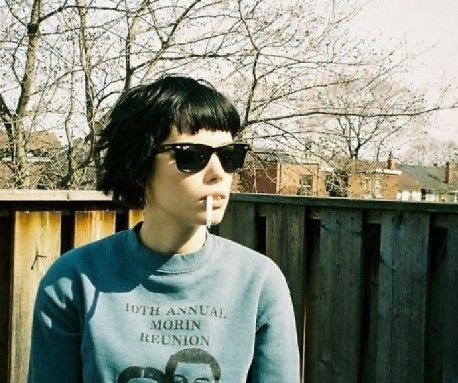
//> input picture images/ag1.jpg, 458 x 383 px; its folder holds only this picture in this run
$ ./opencv_test2   (built with g++ and OpenCV 4)
//> lines starting //> are read from the running program, lines starting //| are printed output that depends on the picture
#include "opencv2/imgproc.hpp"
#include "opencv2/imgcodecs.hpp"
#include "opencv2/highgui.hpp"
#include <opencv2/core/core_c.h>

#include <iostream>
#include <algorithm>
#include <numeric>
#include <set>
#include <iomanip>
#include <fstream>


using namespace cv;


// [128 lines left out: function filterCriterion, not called in this run]


double clusterization(Mat img, int K) {

    normalize(img, img, 0, 255, NORM_MINMAX, CV_8U);

    Mat samples(img.total(), 1, CV_32F);
    for (int x = 0; x < img.cols; x++)
        for (int y = 0; y < img.rows; y++)
            samples.at<float>(y + x * img.rows, 0) = img.at<uchar>(y, x);

    Mat labels, centers;
    int attempts = 10;
    kmeans(samples, K, labels, TermCriteria(CV_TERMCRIT_ITER | CV_TERMCRIT_EPS, 10000, 0.0001), attempts, KMEANS_PP_CENTERS, centers);

    Mat clustered(img.size(), img.type());
    for (int x = 0; x < img.cols; x++)
        for (int y = 0; y < img.rows; y++) {
            int clusterIndex = labels.at<int>(y + x * img.rows, 0);
            clustered.at<uchar>(y, x) = centers.at<float>(clusterIndex, 0);
        }


    std::vector<std::vector<double>> densityX(K, std::vector<double>(img.cols, 1E-15)),
                                     densityY(K, std::vector<double>(img.rows, 1E-15));
    std::vector<int> sizesOfClusters(K, 0);

    for (int x = 0; x < img.cols; x++)
        for (int y = 0; y < img.rows; y++) {

            int clusterIndex = labels.at<int>(y + x * img.rows, 0);

            densityX[clusterIndex][x]++;
            densityY[clusterIndex][y]++;

            sizesOfClusters[clusterIndex]++;
        }

    for (int clusterIndex = 0; clusterIndex < K; clusterIndex++) {
        for (int x = 0; x < img.cols; x++)
            densityX[clusterIndex][x] /= sizesOfClusters[clusterIndex];
        for (int y = 0; y < img.rows; y++)
            densityY[clusterIndex][y] /= sizesOfClusters[clusterIndex];
    }


    // calculating the entropy //

    /*

    std::cout << "entropy:" << std::endl << std::endl;
    std::cout << "# | x     | y" << std::endl;
    std::vector<double> Hx(K), Hy(K);
    for (int clusterIndex = 0; clusterIndex < K; clusterIndex++) {

        for (int x = 0; x < img.cols; x++) {
            double p = densityX[clusterIndex][x];
            Hx[clusterIndex] -= p * log(p);
        }

        for (int y = 0; y < img.rows; y++) {
            double p = densityY[clusterIndex][y];
            Hy[clusterIndex] -= p * log(p);
        }

        std::cout << std::fixed;
        std::cout << std::setprecision(3);
        std::cout << clusterIndex + 1 << " | " << Hx[clusterIndex] << " | " << Hy[clusterIndex] << std::endl;
    }

    //*/

    // calculating means and vars //

    /*
    int stepsCount = 10;
    int stepX = img.cols / stepsCount, stepY = img.rows / stepsCount;
    for (int clusterIndex = 0; clusterIndex < K; clusterIndex++) {

        std::cout << "Cluster number: " << clusterIndex << std::endl;
        std::cout << "     x      y" << std::endl;

        std::vector<double> meanDensityX(stepsCount, 0), varDensityX(stepsCount, 0),
                            meanDensityY(stepsCount, 0), varDensityY(stepsCount, 0);

        for (int stepNumber = 0; stepNumber < stepsCount; stepNumber++) {

            double meanDensityOnStepX = 0, meanDensityOnStepY = 0;
            for (int x = stepNumber * stepX; x < (stepNumber + 1) * stepX; x++)
                meanDensityOnStepX += densityX[x][clusterIndex];
            for (int y = stepNumber * stepY; y < (stepNumber + 1) * stepY; y++)
                meanDensityOnStepY += densityY[y][clusterIndex];

            meanDensityOnStepX /= stepX;
            meanDensityOnStepY /= stepY;

            meanDensityX[stepNumber] = meanDensityOnStepX * 1000;
            meanDensityY[stepNumber] = meanDensityOnStepY * 1000;

            std::cout << std::fixed;
            std::cout << std::setprecision(2);
            std::cout << stepNumber + 1 << " | " << meanDensityX[stepNumber] << "   " << meanDensityY[stepNumber] << std::endl;
        }

        double meanX = std::accumulate(meanDensityX.begin(), meanDensityX.end(), 0.0) / stepsCount;
        double meanY = std::accumulate(meanDensityY.begin(), meanDensityY.end(), 0.0) / stepsCount;

        double varX = 0, varY = 0;
        for (int stepNumber = 0; stepNumber < stepsCount; stepNumber++) {
            varX += pow(meanX - meanDensityX[stepNumber], 2);
            varY += pow(meanY - meanDensityY[stepNumber], 2);
        }
        varX /= stepsCount, varY /= stepsCount;

        for (int clusterIndex = 0; clusterIndex < K; clusterIndex++) {
            std::cout << std::setprecision(4);
            std::cout << "means: " << meanX << "   " << meanY << std::endl;
            std::cout << "devs:  " << sqrt(varX) << "   " << sqrt(varY) << std::endl;
        }

        std::cout << "RESULT: " << sqrt(varX + varY) << std::endl;
        std::cout << std::endl;
    }

    std::vector<double> meanX(K, 0), meanY(K, 0);
    for (int clusterIndex = 0; clusterIndex < K; clusterIndex++) {
        for (int x = 0; x < img.cols; x++)
            meanX[clusterIndex] += densityX[x][clusterIndex];
        for (int y = 0; y < img.rows; y++)
            meanY[clusterIndex] += densityY[y][clusterIndex];

        meanX[clusterIndex] /= img.cols;
        meanY[clusterIndex] /= img.rows;
    }

    std::vector<double> varX(K, 0), varY(K, 0);
    for (int clusterIndex = 0; clusterIndex < K; clusterIndex++) {
        for (int x = 0; x < img.cols; x++)
            varX[clusterIndex] += pow(meanX[clusterIndex] - densityX[x][clusterIndex], 2);
        for (int y = 0; y < img.rows; y++)
            varY[clusterIndex] += pow(meanY[clusterIndex] - densityY[y][clusterIndex], 2);

        varX[clusterIndex] /= img.cols;
        varY[clusterIndex] /= img.rows;

        varX[clusterIndex] = sqrt(varX[clusterIndex]);
        varY[clusterIndex] = sqrt(varY[clusterIndex]);
    }

    std::cout << "    divsX   divsY" << std::endl;
    for (int clusterIndex = 0; clusterIndex < K; clusterIndex++) {
        std::cout << std::fixed;
        std::cout << std::setprecision(3);
        std::cout << clusterIndex + 1 << " | " << varX[clusterIndex] * 1000 << " | " << varY[clusterIndex] * 1000 << std::endl;
    }
    */

    // counting distances between centers //

    /*
    double perimeter = 0;
    for (int i = 0; i < K - 1; i++)
        for (int j = i + 1; j < K; j++)
            perimeter += sqrt(pow(centers.at<float>(i, 0) - centers.at<float>(j, 0), 2) +
                pow(centers.at<float>(i, 1) - centers.at<float>(j, 1), 2));


    Mat clusteredWithCenters;
    cvtColor(clustered, clusteredWithCenters, COLOR_GRAY2BGR);
    for (int i = 0; i < K; i++) {
        //std::cout << centers.at<float>(i, 0) << " " << centers.at<float>(i, 1) << "\n";
        circle(clusteredWithCenters, Point(centers.at<float>(i, 0), centers.at<float>(i, 1)), 20, Scalar(0, 0, 255), 10);
    }

    std::cout << "k = " << K << " p / sqrt(total) = " << perimeter / sqrt(img.total()) << std::endl;
    //imshow("original", img);
    imshow("clustered image with centers", clusteredWithCenters);
    normalize(clusteredWithCenters, clusteredWithCenters, 0, 255, NORM_MINMAX, CV_8U);
    imwrite("clusteredWithCenters.jpg", clusteredWithCenters);
    waitKey(0);
//*/

    // means and vers v.2 //

    std::vector<std::vector<double>> densityX2(K, std::vector<double>(img.cols, 1.0E-15)),
                                     densityY2(K, std::vector<double>(img.rows, 1.0E-15));

    for (int x = 0; x < img.cols; x++)
        for (int y = 0; y < img.rows; y++) {
            int clusterIndex = labels.at<int>(y + x * img.rows, 0);
            densityX2[clusterIndex][x]++;
            densityY2[clusterIndex][y]++;
        }

    for (int clusterIndex = 0; clusterIndex < K; clusterIndex++) {
        for (int x = 0; x < img.cols; x++)
            densityX2[clusterIndex][x] /= img.rows;
        for (int y = 0; y < img.rows; y++)
            densityY2[clusterIndex][y] /= img.cols;
    }


    std::vector<double> meanX2(K), meanY2(K);
    for (int clusterIndex = 0; clusterIndex < K; clusterIndex++) {
        meanX2[clusterIndex] = (double) sizesOfClusters[clusterIndex] / img.total();
        meanY2[clusterIndex] = (double) sizesOfClusters[clusterIndex] / img.total();
    }

    std::vector<double> varX2(K, 0), varY2(K, 0);
    for (int clusterIndex = 0; clusterIndex < K; clusterIndex++) {
        for (int x = 0; x < img.cols; x++)
            varX2[clusterIndex] += pow(meanX2[clusterIndex] - densityX2[clusterIndex][x], 2);
        for (int y = 0; y < img.rows; y++)
            varY2[clusterIndex] += pow(meanY2[clusterIndex] - densityY2[clusterIndex][y], 2);

        varX2[clusterIndex] = sqrt(varX2[clusterIndex] / img.cols);
        varY2[clusterIndex] = sqrt(varY2[clusterIndex] / img.rows);
    }

    double RMS = 0, AVR = 0;
    //std::cout << "    divsX   divsY" << std::endl;
    for (int clusterIndex = 0; clusterIndex < K; clusterIndex++) {
        //std::cout << std::fixed;
        //std::cout << std::setprecision(3);
        //std::cout << clusterIndex + 1 << " | " << varX2[clusterIndex] << " | " << varY2[clusterIndex] << std::endl;
        RMS += pow(varX2[clusterIndex], 2) + pow(varY2[clusterIndex], 2);
        AVR += varX2[clusterIndex] + varY2[clusterIndex];
    }


    // [26 lines of commented-out code are left out]
    return sqrt(RMS);
//*/
}


int main(int argc, char** argv) {

    Mat src, noise, black, srcGray, noiseGray, blackGray;
    std::string folderPath = "D:/Downloads/images/images";
    //std::string folderPath = "C:/Users/User/source/repos/opencv_test2/images";
    std::vector<String> fileNames;
    glob(folderPath, fileNames);

    for (const auto& fileName : fileNames) {
        src = imread(fileName);
//> src is the input picture: 383 rows x 458 cols, CV_8UC3; mean B, G, R 119.7, 134.3, 129.1

        if (src.empty()) {
            std::cout << "Error opening image " << fileName << std::endl;
            return -1;
        }

        cvtColor(src, srcGray, COLOR_BGR2GRAY);
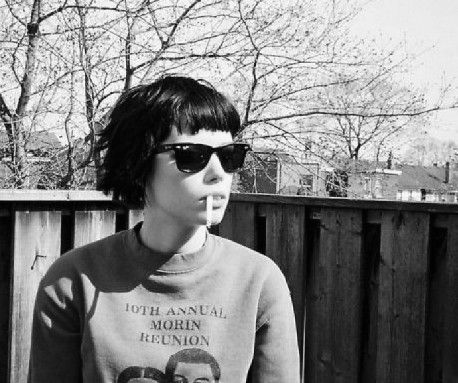
//> srcGray: 383 rows x 458 cols, CV_8UC1; min 0, max 255, mean 131
        normalize(srcGray, srcGray, 0, 1, NORM_MINMAX, CV_32F);
//> srcGray: 383 rows x 458 cols, CV_32FC1

        noise = Mat(src.size(), CV_32F);
        randn(noise, 1, 0.1);
        normalize(noise, noise, 0, 1, NORM_MINMAX, CV_32F);
        noise.convertTo(noiseGray, CV_32F);


        int maxClusters = 4;
        for (int i = 2; i <= maxClusters; i++) {
            double imgCoef = clusterization(srcGray, i);
            double noiseCoef = clusterization(noiseGray, i);
            double SNR = imgCoef / noiseCoef;
            std::cout << i << ": " << SNR / 10 << std::endl;
        }
//> this loop made 3 passes
//> (imgCoef, SNR) on passes 1 to 3: (0.387, 7.99), (0.412, 7.47), (0.417, 7.21)
//| 2: 0.799331
//| 3: 0.746888
//| 4: 0.72106
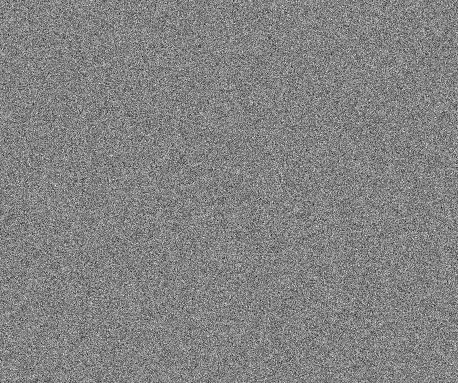
//> noiseGray: 383 rows x 458 cols, CV_32FC1; min 0, max 1, mean 0.514

        //filterCriterion(srcGray, "blur");
        //filterCriterion(srcGray, "biliteral");

        imshow("input image", srcGray);
        waitKey(0);

        /*
        noise = Mat(srcGray.size(), CV_32F);
        randn(noise, 5, 5);
        normalize(noise, noise, 0, 1, NORM_MINMAX, CV_32F);
        Mat srcNoised = srcGray + noise;

        for (int i = 2; i <= maxClusters; i++) {
            std::cout << "(NOISE)\nAmount of clusters: " << i << std::endl;
            clusterization(srcNoised, i);
            std::cout << std::endl;
        }
        //*/

        destroyAllWindows();
    }
    return 0;
}

$ run again, on images/cc2.jpg
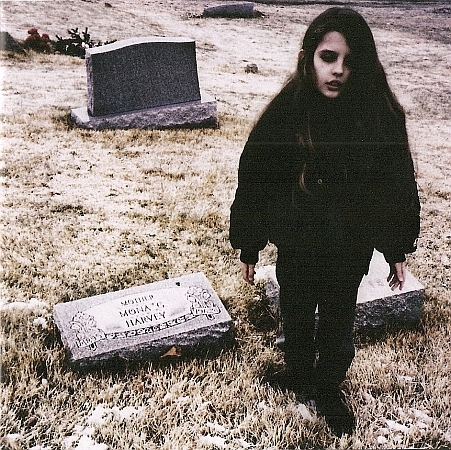
//> input picture images/cc2.jpg, 451 x 450 px
//> src is the input picture: 450 rows x 451 cols, CV_8UC3; mean B, G, R 120.6, 126.9, 137.7
//> `cvtColor(src, srcGray, COLOR_BGR2GRAY);`:
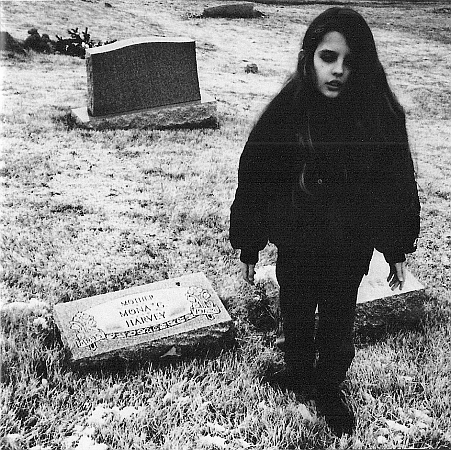
//> srcGray: 450 rows x 451 cols, CV_8UC1; min 0, max 255, mean 129.4
//> the loop `for (int i = 2; i <= maxClusters; i++)` made 3 passes
//> (imgCoef, SNR) on passes 1 to 3: (0.371, 7.58), (0.369, 6.92), (0.364, 6.28)
//> (printed output is left out)
//> after the loop `for (int i = 2; i <= maxClusters; i++)`:
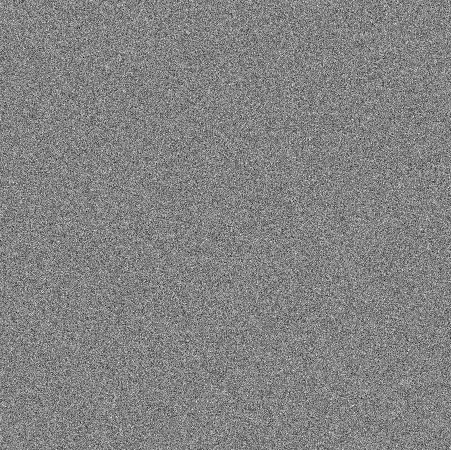
//> noiseGray: 450 rows x 451 cols, CV_32FC1; min 0, max 1, mean 0.514

$ run again, on images/noise2.jpg
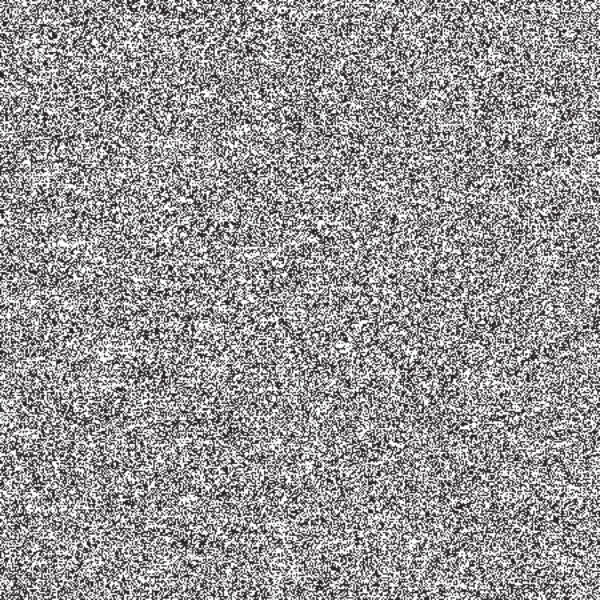
//> input picture images/noise2.jpg, 600 x 600 px
//> src is the input picture: 600 rows x 600 cols, CV_8UC3; mean B, G, R 151.3, 150.3, 152.3
//> the loop `for (int i = 2; i <= maxClusters; i++)` made 3 passes
//> (imgCoef, SNR) on passes 1 to 3: (0.0573, 1.43), (0.163, 3.5), (0.156, 3.22)
//> (printed output is left out)
//> after the loop `for (int i = 2; i <= maxClusters; i++)`:
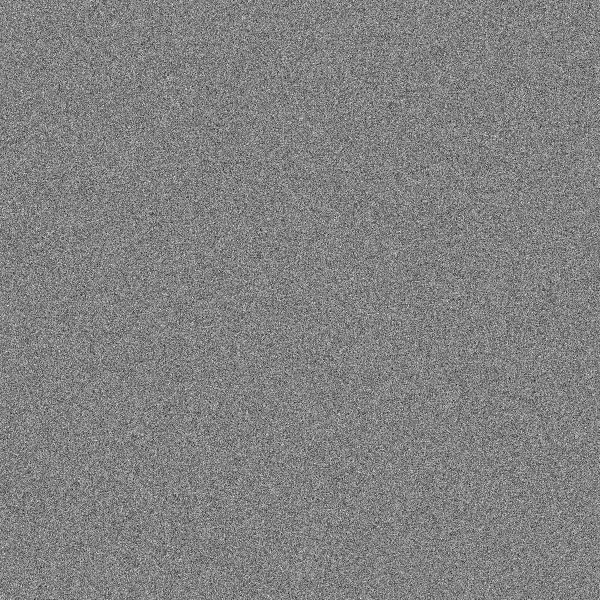
//> noiseGray: 600 rows x 600 cols, CV_32FC1; min 0, max 1, mean 0.509
